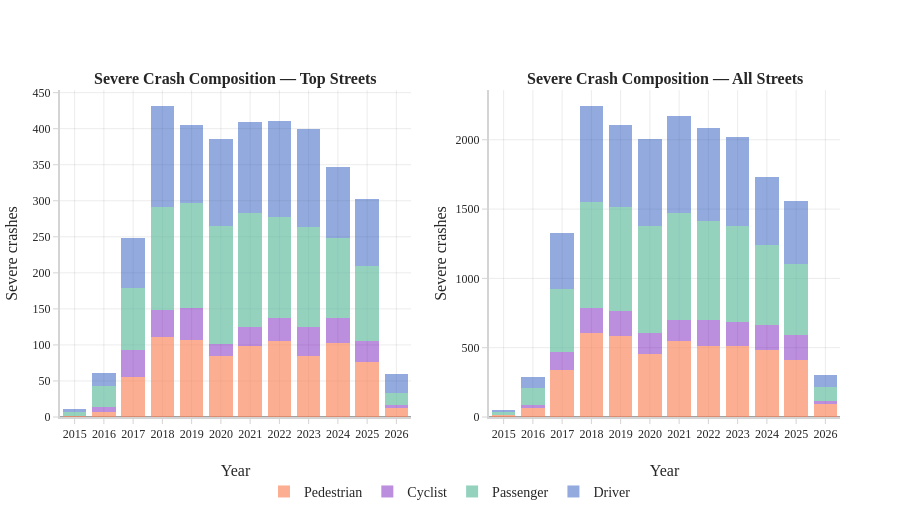

This figure's notebook cell:
### Markdown cell above
### Visualization: Severe Crash Composition Over Time — Stacked Bars

**What the plot shows:** Two stacked bar charts (one for the top-15 streets, one for all streets citywide) showing the annual count of severe crashes broken down by primary road-user group (Driver, Passenger, Pedestrian, Cyclist).

**Why this visualization:** The trend lines above show *how much* severity has changed over time. The stacked bars show *who* is bearing that severity. A stacked bar chart is the natural encoding for part-to-whole relationships over time: it simultaneously conveys the total (bar height) and the composition (colour splits). A 100% stacked bar would show only proportional shifts, hiding the absolute change in counts and  separate lines per group would make the total invisible. The side-by-side comparison between top streets and all streets directly tests whether the most dangerous corridors have a distinctive user-group mix, or simply concentrate the same city-wide mix at higher intensity.

### Code cell
### Decomposition of severe crash composition over years, for top streets vs. all streets
groups = ["Pedestrian", "Cyclist", "Passenger", "Driver"]
group_colors = {
    "Pedestrian": ORANGE,
    "Cyclist":    PURPLE,
    "Passenger":  GREEN,
    "Driver":     BLUE,
}

# --- Data prep ---
decomp_df = crash_base[crash_base["is_severe_crash"] == True].copy()
decomp_df = decomp_df.dropna(subset=["CRASH_YEAR"])
decomp_df["CRASH_YEAR"] = decomp_df["CRASH_YEAR"].astype(int)

top_pivot = (
    decomp_df[decomp_df["STREET_NAME"].isin(top_streets)]
    .groupby(["CRASH_YEAR", "primary_group"])["CRASH_RECORD_ID"]
    .nunique()
    .unstack(fill_value=0)
    .reindex(columns=groups, fill_value=0)
    .reset_index()
)

all_pivot = (
    decomp_df
    .groupby(["CRASH_YEAR", "primary_group"])["CRASH_RECORD_ID"]
    .nunique()
    .unstack(fill_value=0)
    .reindex(columns=groups, fill_value=0)
    .reset_index()
)

# --- Figure ---
fig_decomp = make_subplots(
    rows=1, cols=2,
    subplot_titles=(
        "<b>Severe Crash Composition — Top Streets</b>",
        "<b>Severe Crash Composition — All Streets</b>",
    ),
    horizontal_spacing=0.10,
)

for g in groups:
    # Left subplot — top streets
    fig_decomp.add_trace(go.Bar(
        x=top_pivot["CRASH_YEAR"],
        y=top_pivot[g],
        name=g,
        marker_color=group_colors[g],
        opacity=GLOBAL_OPACITY,
        legendgroup=g,
        showlegend=True,
        hovertemplate=f"<b>{g}</b><br>Year: %{{x}}<br>Severe crashes: %{{y}}<extra></extra>",
    ), row=1, col=1)

    # Right subplot — all streets (reuse same legend entry)
    fig_decomp.add_trace(go.Bar(
        x=all_pivot["CRASH_YEAR"],
        y=all_pivot[g],
        name=g,
        marker_color=group_colors[g],
        opacity=GLOBAL_OPACITY,
        legendgroup=g,
        showlegend=False,
        hovertemplate=f"<b>{g}</b><br>Year: %{{x}}<br>Severe crashes: %{{y}}<extra></extra>",
    ), row=1, col=2)

_simple_layout(fig_decomp, "", height=520)

fig_decomp.update_layout(
    barmode="stack",
    legend=dict(
        orientation="h", yanchor="top", y=-0.18,
        xanchor="center", x=0.5,
        font=dict(size=14, family=FONT, color=LABEL_COLOR),
    ),
    margin=dict(l=60, r=60, t=90, b=100),
    hoverlabel=dict(
        font=dict(family=FONT, size=13, color=LABEL_COLOR),
        bgcolor="white",
        bordercolor=GRAY,
    ),
)

# Apply axis styling to both subplots
for col in (1, 2):
    fig_decomp.update_xaxes(
        title_text="Year", dtick=1,
        showgrid=True, gridcolor="rgba(0,0,0,0.08)",
        tickfont=dict(color=LABEL_COLOR, size=12, family=FONT),
        title_font=dict(color=LABEL_COLOR, size=16, family=FONT),
        row=1, col=col,
    )
    fig_decomp.update_yaxes(
        title_text="Severe crashes",
        showgrid=True, gridcolor="rgba(0,0,0,0.08)",
        title_font=dict(color=LABEL_COLOR, size=16, family=FONT),
        tickfont=dict(color=LABEL_COLOR, size=12, family=FONT),
        row=1, col=col,
    )

fig_decomp.show()

### Figure 1 — Plotly figure (JSON) as saved in the notebook; plotly's stock layout.template omitted (floating-point values rounded to 4 significant figures)
{"data": [{"hovertemplate": "<b>Pedestrian</b><br>Year: %{x}<br>Severe crashes: %{y}<extra></extra>", "legendgroup": "Pedestrian", "marker": {"color": "rgba(252, 130, 87, 0.8)"}, "name": "Pedestrian", "opacity": 0.8, "showlegend": true, "type": "bar", "x": [2015, 2016, 2017, 2018, 2019, 2020, 2021, 2022, 2023, 2024, 2025, 2026], "xaxis": "x", "y": [2, 7, 56, 111, 107, 84, 98, 105, 84, 103, 76, 13], "yaxis": "y"}, {"hovertemplate": "<b>Pedestrian</b><br>Year: %{x}<br>Severe crashes: %{y}<extra></extra>", "legendgroup": "Pedestrian", "marker": {"color": "rgba(252, 130, 87, 0.8)"}, "name": "Pedestrian", "opacity": 0.8, "showlegend": false, "type": "bar", "x": [2015, 2016, 2017, 2018, 2019, 2020, 2021, 2022, 2023, 2024, 2025, 2026], "xaxis": "x2", "y": [12, 65, 341, 603, 583, 458, 549, 515, 513, 485, 408, 92], "yaxis": "y2"}, {"hovertemplate": "<b>Cyclist</b><br>Year: %{x}<br>Severe crashes: %{y}<extra></extra>", "legendgroup": "Cyclist", "marker": {"color": "rgba(118, 21, 187, 0.6)"}, "name": "Cyclist", "opacity": 0.8, "showlegend": true, "type": "bar", "x": [2015, 2016, 2017, 2018, 2019, 2020, 2021, 2022, 2023, 2024, 2025, 2026], "xaxis": "x", "y": [0, 7, 37, 37, 44, 17, 27, 33, 41, 34, 30, 4], "yaxis": "y"}, {"hovertemplate": "<b>Cyclist</b><br>Year: %{x}<br>Severe crashes: %{y}<extra></extra>", "legendgroup": "Cyclist", "marker": {"color": "rgba(118, 21, 187, 0.6)"}, "name": "Cyclist", "opacity": 0.8, "showlegend": false, "type": "bar", "x": [2015, 2016, 2017, 2018, 2019, 2020, 2021, 2022, 2023, 2024, 2025, 2026], "xaxis": "x2", "y": [2, 23, 131, 181, 182, 149, 151, 187, 172, 180, 183, 26], "yaxis": "y2"}, {"hovertemplate": "<b>Passenger</b><br>Year: %{x}<br>Severe crashes: %{y}<extra></extra>", "legendgroup": "Passenger", "marker": {"color": "rgba(91, 186, 155, 0.8)"}, "name": "Passenger", "opacity": 0.8, "showlegend": true, "type": "bar", "x": [2015, 2016, 2017, 2018, 2019, 2020, 2021, 2022, 2023, 2024, 2025, 2026], "xaxis": "x", "y": [5, 29, 86, 144, 146, 164, 158, 139, 138, 111, 103, 16], "yaxis": "y"}, {"hovertemplate": "<b>Passenger</b><br>Year: %{x}<br>Severe crashes: %{y}<extra></extra>", "legendgroup": "Passenger", "marker": {"color": "rgba(91, 186, 155, 0.8)"}, "name": "Passenger", "opacity": 0.8, "showlegend": false, "type": "bar", "x": [2015, 2016, 2017, 2018, 2019, 2020, 2021, 2022, 2023, 2024, 2025, 2026], "xaxis": "x2", "y": [21, 121, 453, 767, 747, 768, 773, 715, 692, 573, 512, 97], "yaxis": "y2"}, {"hovertemplate": "<b>Driver</b><br>Year: %{x}<br>Severe crashes: %{y}<extra></extra>", "legendgroup": "Driver", "marker": {"color": "rgba(32, 80, 187, 0.6)"}, "name": "Driver", "opacity": 0.8, "showlegend": true, "type": "bar", "x": [2015, 2016, 2017, 2018, 2019, 2020, 2021, 2022, 2023, 2024, 2025, 2026], "xaxis": "x", "y": [4, 18, 70, 139, 108, 121, 126, 134, 137, 99, 94, 26], "yaxis": "y"}, {"hovertemplate": "<b>Driver</b><br>Year: %{x}<br>Severe crashes: %{y}<extra></extra>", "legendgroup": "Driver", "marker": {"color": "rgba(32, 80, 187, 0.6)"}, "name": "Driver", "opacity": 0.8, "showlegend": false, "type": "bar", "x": [2015, 2016, 2017, 2018, 2019, 2020, 2021, 2022, 2023, 2024, 2025, 2026], "xaxis": "x2", "y": [19, 80, 404, 690, 592, 633, 695, 666, 640, 491, 455, 87], "yaxis": "y2"}], "layout": {"annotations": [{"font": {"size": 16}, "showarrow": false, "text": "<b>Severe Crash Composition — Top Streets</b>", "x": 0.225, "xanchor": "center", "xref": "paper", "y": 1, "yanchor": "bottom", "yref": "paper"}, {"font": {"size": 16}, "showarrow": false, "text": "<b>Severe Crash Composition — All Streets</b>", "x": 0.775, "xanchor": "center", "xref": "paper", "y": 1, "yanchor": "bottom", "yref": "paper"}], "barmode": "stack", "font": {"color": "#262626", "family": "Tiempos Text Font", "size": 18}, "height": 520, "hoverlabel": {"bgcolor": "white", "bordercolor": "rgba(112, 118, 133, 0.6)", "font": {"color": "#262626", "family": "Tiempos Text Font", "size": 13}}, "legend": {"font": {"color": "#262626", "family": "Tiempos Text Font", "size": 14}, "orientation": "h", "x": 0.5, "xanchor": "center", "y": -0.18, "yanchor": "top"}, "margin": {"b": 100, "l": 60, "r": 60, "t": 90}, "paper_bgcolor": "white", "plot_bgcolor": "white", "title": {"text": "", "x": 0.01, "xanchor": "left"}, "xaxis": {"anchor": "y", "domain": [0, 0.45], "dtick": 1, "gridcolor": "rgba(0,0,0,0.08)", "linecolor": "#D4D4D4", "linewidth": 2, "showgrid": true, "tickcolor": "#D4D4D4", "tickfont": {"color": "#262626", "family": "Tiempos Text Font", "size": 12}, "title": {"font": {"color": "#262626", "family": "Tiempos Text Font", "size": 16}, "text": "Year"}}, "xaxis2": {"anchor": "y2", "domain": [0.55, 1], "dtick": 1, "gridcolor": "rgba(0,0,0,0.08)", "linecolor": "#D4D4D4", "linewidth": 2, "showgrid": true, "tickcolor": "#D4D4D4", "tickfont": {"color": "#262626", "family": "Tiempos Text Font", "size": 12}, "title": {"font": {"color": "#262626", "family": "Tiempos Text Font", "size": 16}, "text": "Year"}}, "yaxis": {"anchor": "x", "domain": [0, 1], "gridcolor": "rgba(0,0,0,0.08)", "linecolor": "#D4D4D4", "linewidth": 2, "showgrid": true, "tickcolor": "#D4D4D4", "tickfont": {"color": "#262626", "family": "Tiempos Text Font", "size": 12}, "title": {"font": {"color": "#262626", "family": "Tiempos Text Font", "size": 16}, "text": "Severe crashes"}}, "yaxis2": {"anchor": "x2", "domain": [0, 1], "gridcolor": "rgba(0,0,0,0.08)", "linecolor": "#D4D4D4", "linewidth": 2, "showgrid": true, "tickcolor": "#D4D4D4", "tickfont": {"color": "#262626", "family": "Tiempos Text Font", "size": 12}, "title": {"font": {"color": "#262626", "family": "Tiempos Text Font", "size": 16}, "text": "Severe crashes"}}}}
